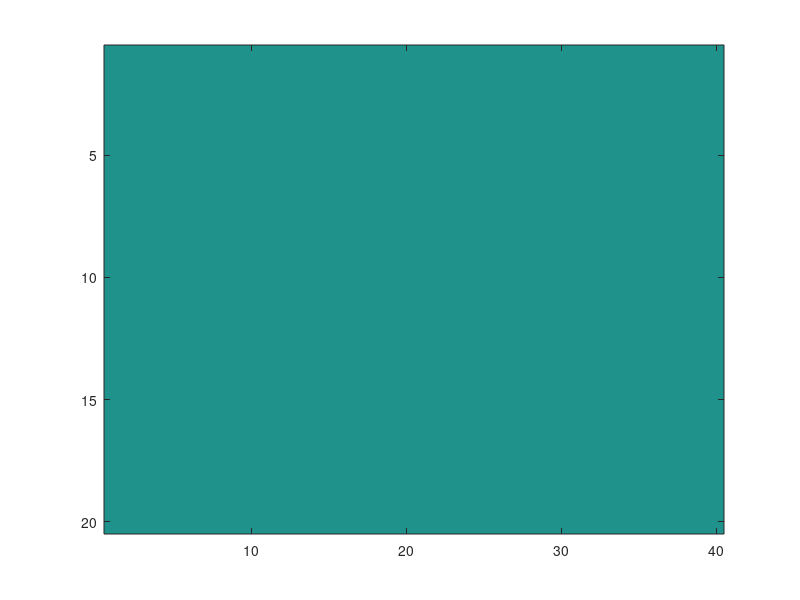

MATLAB code to generate this figure: (Note: this script raises an error after producing the figure.)
clear all; close all; 

% Setup
% 1 = non-accessible, 0 = empty
% 1 = forward, 0 = left, -1 = right
environment = zeros(20, 40);
% 1 = straight, 2 = left, 3 = right, 4 = random
chromosome = ones(54, 1)*4;

% Plot initial environment
figure()
imagesc(environment)

% Paint
out_environment = OneChromPerf(environment, chromosome);

% Plot map after painter
figure()
imagesc(out_environment)